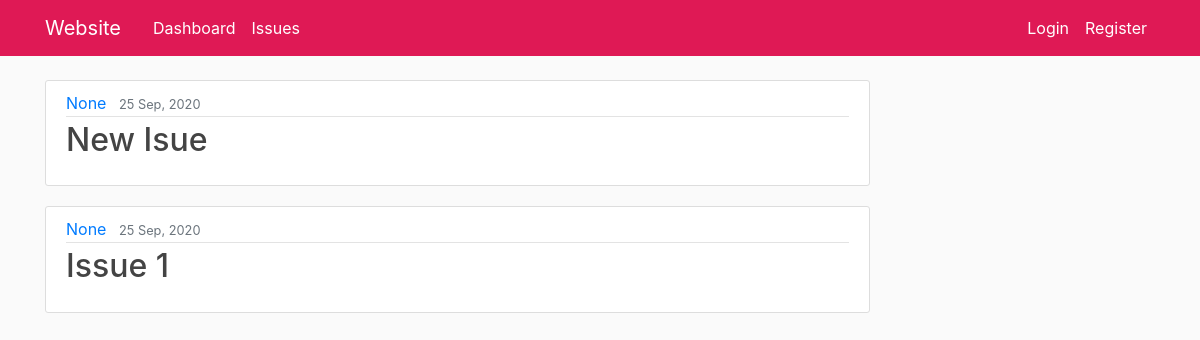
The app's page /issue/, older data.
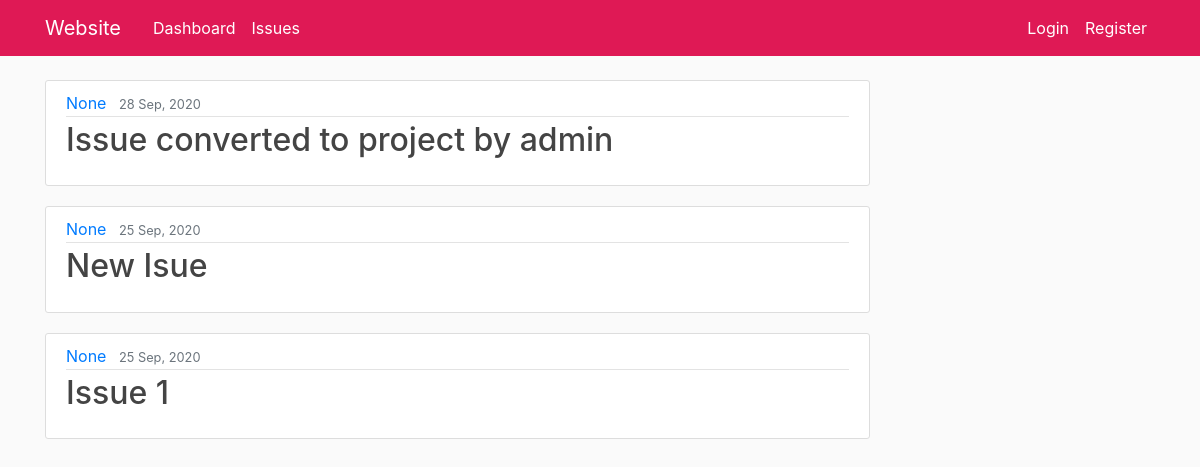
The same page, newer data.
### issue/models.py (models this page shows, shortened)
class Issue(models.Model):
    PRIORITY_CHOICES= (
        ('high','high'),
        ('medium','medium'),
        ('low', 'low')
    )
    title=models.CharField(max_length=100)
    content= MarkdownxField()
    date_created=models.DateTimeField(default=timezone.now)
    priority=models.CharField(max_length=30, choices=PRIORITY_CHOICES)
    author = models.ManyToManyField(User)
    def body_summary(self):
        return markdownify(self.content[:200] + "...")

### issue/views.py (the view)
# urls.py: path('', views.IssueListView.as_view(), name='issue-home'),
class IssueListView(ListView):
    model = Issue
    template_name='issue/home.html'
    context_object_name='posts'
    def get_queryset(self):
        return Issue.objects.order_by('-id')

### issue/templates/issue/home.html (shortened to what this page needs)
{% extends "issue/base.html" %}
{% block content %}
    <div class="col-md-9">
      {% for post in posts %}
        <article class="media content-section">
            <div class="media-body">
              <div class="article-metadata">
                <a class="mr-2" href="{% url 'profile' %}">{{ post.author.first }}</a>
                <small class="text-muted">{{ post.date_created|date:"j M, Y"}}</small>
              </div>
              <h2><a class="article-title" href="{% url 'issue-detail' post.id %}">{{ post.title }}</a></h2>
            </div>
        </article>
      {%endfor%}
      </div>
{% endblock content %}

Row changes from the older to the newer data that the page shows:
added Issue: author.first "None", date_created "28 Sep, 2020", title "Issue converted to project by admin"
